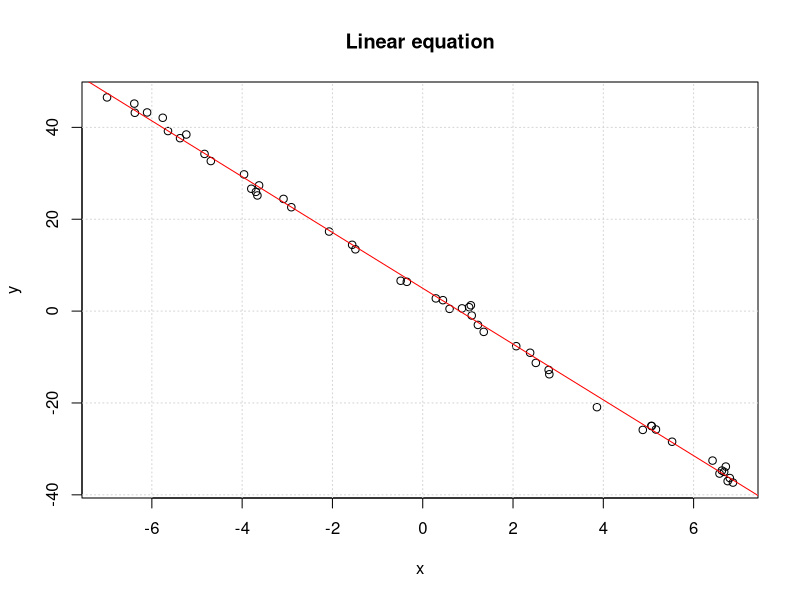

Here is the R script that generated this plot: (Note: this script raises an error after producing the figure.)
# Defining the equation
x = runif(50,-7,7)
y = 5-6*x+rnorm(50)
# Ploting the equation
plot(x,y,)
title('Linear equation')
grid()
# Linear model
L = lm(y~x)
L
# the output is the coefficienties:
# (Intercept -> a0hat)
# (x -> a1hat

# L$coefficients: exact values
L$coefficients
abline(L,col='red')

help(predict.lm())
